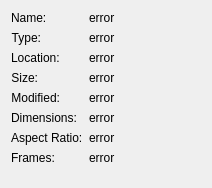
<?xml version="1.0" encoding="UTF-8"?>
<ui version="4.0">
 <class>InfoDialog</class>
 <widget class="QDialog" name="InfoDialog">
  <property name="geometry">
   <rect>
    <x>0</x>
    <y>0</y>
    <width>212</width>
    <height>188</height>
   </rect>
  </property>
  <property name="sizePolicy">
   <sizepolicy hsizetype="Fixed" vsizetype="Fixed">
    <horstretch>0</horstretch>
    <verstretch>0</verstretch>
   </sizepolicy>
  </property>
  <property name="windowTitle">
   <string>File Info</string>
  </property>
  <layout class="QFormLayout" name="formLayout">
   <item row="0" column="0">
    <widget class="QLabel" name="label">
     <property name="text">
      <string>Name:</string>
     </property>
    </widget>
   </item>
   <item row="0" column="1">
    <widget class="QLabel" name="nameLabel">
     <property name="cursor">
      <cursorShape>IBeamCursor</cursorShape>
     </property>
     <property name="text">
      <string>error</string>
     </property>
     <property name="textInteractionFlags">
      <set>Qt::TextSelectableByMouse</set>
     </property>
    </widget>
   </item>
   <item row="1" column="0">
    <widget class="QLabel" name="label1">
     <property name="sizePolicy">
      <sizepolicy hsizetype="Preferred" vsizetype="Maximum">
       <horstretch>0</horstretch>
       <verstretch>0</verstretch>
      </sizepolicy>
     </property>
     <property name="text">
      <string>Type:</string>
     </property>
     <property name="alignment">
      <set>Qt::AlignRight|Qt::AlignTrailing|Qt::AlignVCenter</set>
     </property>
    </widget>
   </item>
   <item row="1" column="1">
    <widget class="QLabel" name="typeLabel">
     <property name="cursor">
      <cursorShape>IBeamCursor</cursorShape>
     </property>
     <property name="text">
      <string>error</string>
     </property>
     <property name="textInteractionFlags">
      <set>Qt::TextSelectableByMouse</set>
     </property>
    </widget>
   </item>
   <item row="2" column="0">
    <widget class="QLabel" name="label_4">
     <property name="text">
      <string>Location:</string>
     </property>
    </widget>
   </item>
   <item row="2" column="1">
    <widget class="QLabel" name="locationLabel">
     <property name="cursor">
      <cursorShape>IBeamCursor</cursorShape>
     </property>
     <property name="text">
      <string>error</string>
     </property>
     <property name="textInteractionFlags">
      <set>Qt::TextSelectableByMouse</set>
     </property>
    </widget>
   </item>
   <item row="3" column="0">
    <widget class="QLabel" name="label2">
     <property name="sizePolicy">
      <sizepolicy hsizetype="Preferred" vsizetype="Maximum">
       <horstretch>0</horstretch>
       <verstretch>0</verstretch>
      </sizepolicy>
     </property>
     <property name="text">
      <string>Size:</string>
     </property>
     <property name="alignment">
      <set>Qt::AlignRight|Qt::AlignTrailing|Qt::AlignVCenter</set>
     </property>
    </widget>
   </item>
   <item row="3" column="1">
    <widget class="QLabel" name="sizeLabel">
     <property name="cursor">
      <cursorShape>IBeamCursor</cursorShape>
     </property>
     <property name="text">
      <string>error</string>
     </property>
     <property name="textInteractionFlags">
      <set>Qt::TextSelectableByMouse</set>
     </property>
    </widget>
   </item>
   <item row="4" column="0">
    <widget class="QLabel" name="label3">
     <property name="sizePolicy">
      <sizepolicy hsizetype="Preferred" vsizetype="Maximum">
       <horstretch>0</horstretch>
       <verstretch>0</verstretch>
      </sizepolicy>
     </property>
     <property name="text">
      <string>Modified:</string>
     </property>
     <property name="alignment">
      <set>Qt::AlignRight|Qt::AlignTrailing|Qt::AlignVCenter</set>
     </property>
    </widget>
   </item>
   <item row="4" column="1">
    <widget class="QLabel" name="modifiedLabel">
     <property name="cursor">
      <cursorShape>IBeamCursor</cursorShape>
     </property>
     <property name="text">
      <string>error</string>
     </property>
     <property name="textInteractionFlags">
      <set>Qt::TextSelectableByMouse</set>
     </property>
    </widget>
   </item>
   <item row="5" column="0">
    <widget class="QLabel" name="label_2">
     <property name="text">
      <string>Dimensions:</string>
     </property>
    </widget>
   </item>
   <item row="5" column="1">
    <widget class="QLabel" name="dimensionsLabel">
     <property name="cursor">
      <cursorShape>IBeamCursor</cursorShape>
     </property>
     <property name="text">
      <string>error</string>
     </property>
     <property name="textInteractionFlags">
      <set>Qt::TextSelectableByMouse</set>
     </property>
    </widget>
   </item>
   <item row="6" column="0">
    <widget class="QLabel" name="label_3">
     <property name="text">
      <string>Aspect Ratio:</string>
     </property>
    </widget>
   </item>
   <item row="6" column="1">
    <widget class="QLabel" name="ratioLabel">
     <property name="cursor">
      <cursorShape>IBeamCursor</cursorShape>
     </property>
     <property name="text">
      <string>error</string>
     </property>
     <property name="textInteractionFlags">
      <set>Qt::TextSelectableByMouse</set>
     </property>
    </widget>
   </item>
   <item row="7" column="0">
    <widget class="QLabel" name="framesLabel2">
     <property name="text">
      <string>Frames:</string>
     </property>
    </widget>
   </item>
   <item row="7" column="1">
    <widget class="QLabel" name="framesLabel">
     <property name="cursor">
      <cursorShape>IBeamCursor</cursorShape>
     </property>
     <property name="text">
      <string>error</string>
     </property>
     <property name="textInteractionFlags">
      <set>Qt::TextSelectableByMouse</set>
     </property>
    </widget>
   </item>
  </layout>
  <action name="actionRefresh">
   <property name="text">
    <string>Refresh</string>
   </property>
  </action>
 </widget>
 <resources/>
 <connections/>
</ui>
